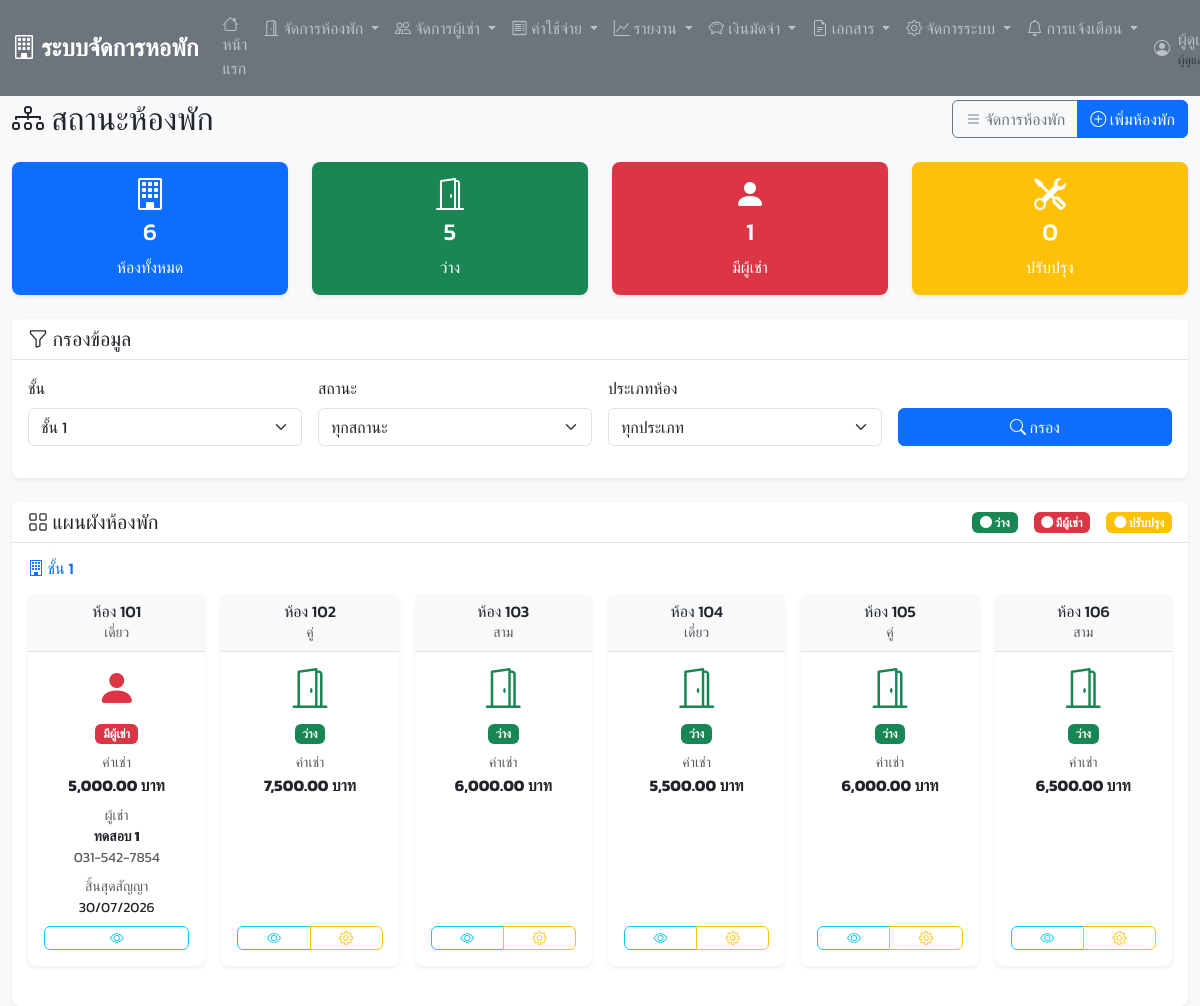
Page /room_status.php?floor=1 (signed in) on the committed database.
### tables this page shows
CREATE TABLE `rooms` (
  `room_id` int(11) NOT NULL,
  `room_number` varchar(10) NOT NULL,
  `room_type` enum('single','double','triple') NOT NULL,
  `monthly_rent` decimal(10,2) NOT NULL,
  `deposit` decimal(10,2) NOT NULL,
  `room_status` enum('available','occupied','maintenance') DEFAULT 'available',
  `floor_number` int(11) DEFAULT NULL,
  `room_description` text DEFAULT NULL,
  `created_at` timestamp NOT NULL DEFAULT current_timestamp()
);

### room_status.php (the view, shortened to what the rows shown need)
<?php
require_once 'includes/header.php';
$floor_filter = isset($_GET['floor']) ? $_GET['floor'] : '';
$sql = "SELECT r.*,
        (SELECT COUNT(*) FROM contracts c WHERE c.room_id = r.room_id AND c.contract_status = 'active') as has_tenant,
        (SELECT CONCAT(t.first_name, ' ', t.last_name)
         FROM contracts c
         JOIN tenants t ON c.tenant_id = t.tenant_id
         WHERE c.room_id = r.room_id AND c.contract_status = 'active'
         LIMIT 1) as tenant_name,
        (SELECT c.contract_start
         FROM contracts c
         WHERE c.room_id = r.room_id AND c.contract_status = 'active'
         LIMIT 1) as move_in_date,
        (SELECT c.contract_end
         FROM contracts c
         WHERE c.room_id = r.room_id AND c.contract_status = 'active'
         LIMIT 1) as contract_end_date,
        (SELECT t.phone
         FROM contracts c
         JOIN tenants t ON c.tenant_id = t.tenant_id
         WHERE c.room_id = r.room_id AND c.contract_status = 'active'
         LIMIT 1) as tenant_phone
        FROM rooms r WHERE 1=1";
$params = [];
if (!empty($floor_filter)) {
    $sql .= " AND r.floor_number = ?";
    $params[] = $floor_filter;
}
$sql .= " ORDER BY r.floor_number ASC, CAST(SUBSTRING(r.room_number, 2) AS UNSIGNED) ASC";
try {
    $stmt = $pdo->prepare($sql);
    $stmt->execute($params);
    $rooms = $stmt->fetchAll();
    $floor_stmt = $pdo->query("SELECT DISTINCT floor_number FROM rooms ORDER BY floor_number");
    $floors = $floor_stmt->fetchAll();
} catch(PDOException $e) {
    $error_message = "เกิดข้อผิดพลาดในการดึงข้อมูล: " . $e->getMessage();
}
?>
<div class="container-fluid mt-4">
    <div class="row">
        <div class="col-12">
            <div class="d-flex justify-content-between align-items-center mb-4">
                <h2 class="mb-0">
                    <i class="bi bi-diagram-3"></i>
                    สถานะห้องพัก
                </h2>
            </div>
            <div class="card">
                <div class="card-body">
                    <?php if (empty($rooms)): ?>
                        <div class="text-center py-5">
                            <i class="bi bi-building display-1 text-muted"></i>
                            <h4 class="text-muted mt-3">ไม่พบข้อมูลห้องพัก</h4>
                            <p class="text-muted">ไม่มีข้อมูลที่ตรงกับเงื่อนไขการกรอง</p>
                        </div>
                    <?php else: ?>
                        <?php
                        $rooms_by_floor = [];
                        foreach ($rooms as $room) {
                            $rooms_by_floor[$room['floor_number']][] = $room;
                        }
                        ksort($rooms_by_floor);
                        ?>
                        <?php foreach ($rooms_by_floor as $floor => $floor_rooms): ?>
                            <div class="mb-4">
                                <h6 class="text-primary mb-3">
                                    <i class="bi bi-building"></i>
                                    ชั้น <?php echo $floor; ?>
                                </h6>
                                <div class="row g-3">
                                    <?php foreach ($floor_rooms as $room): ?>
                                        <?php
                                        $room_status = '';
                                        $card_class = '';
                                        $icon = '';
                                        $status_text = '';
                                        if ($room['has_tenant'] > 0) {
                                            $card_class = 'border-danger';
                                            $room_status = 'occupied';
                                            $icon = 'bi-person-fill';
                                            $status_text = 'มีผู้เช่า';
                                        } else {
                                            switch ($room['room_status']) {
                                                case 'available':
                                                    $card_class = 'border-success';
                                                    $room_status = 'available';
                                                    $icon = 'bi-door-open';
                                                    $status_text = 'ว่าง';
                                                    break;
                                            }
                                        }
                                        ?>
                                        <div class="col-xl-2 col-lg-3 col-md-4 col-sm-6">
                                            <div class="card h-100 <?php echo $card_class; ?>" style="min-height: 200px;">
                                                <div class="card-header text-center bg-light">
                                                    <h6 class="mb-0">ห้อง <?php echo $room['room_number']; ?></h6>
                                                    <small class="text-muted">
                                                        <?php
                                                        switch ($room['room_type']) {
                                                            case 'single': echo 'เดี่ยว'; break;
                                                            case 'double': echo 'คู่'; break;
                                                            case 'triple': echo 'สาม'; break;
                                                        }
                                                        ?>
                                                    </small>
                                                </div>
                                                <div class="card-body text-center d-flex flex-column">
                                                    <div class="mb-3">
                                                        <i class="<?php echo $icon; ?> fs-1 text-<?php echo $room_status == 'occupied' ? 'danger' : ($room_status == 'available' ? 'success' : 'warning'); ?>"></i>
                                                    </div>
                                                    <div class="mb-2">
                                                        <span class="badge bg-<?php echo $room_status == 'occupied' ? 'danger' : ($room_status == 'available' ? 'success' : 'warning'); ?>">
                                                            <?php echo $status_text; ?>
                                                        </span>
                                                    </div>
                                                    <div class="mb-2">
                                                        <small class="text-muted d-block">ค่าเช่า</small>
                                                        <strong><?php echo formatCurrency($room['monthly_rent']); ?></strong>
                                                    </div>
                                                    <?php if ($room['has_tenant'] > 0): ?>
                                                        <div class="mb-2">
                                                            <small class="text-muted d-block">ผู้เช่า</small>
                                                            <small class="fw-bold"><?php echo $room['tenant_name']; ?></small>
                                                            <?php if ($room['tenant_phone']): ?>
                                                                <br><small class="text-muted"><?php echo $room['tenant_phone']; ?></small>
                                                            <?php endif; ?>
                                                        </div>
                                                        <div class="mb-2">
                                                            <small class="text-muted d-block">สิ้นสุดสัญญา</small>
                                                            <small><?php echo formatDate($room['contract_end_date']); ?></small>
                                                        </div>
                                                    <?php endif; ?>
                                                    <div class="mt-auto">
                                                        <div class="btn-group w-100" role="group">
                                                            <a href="view_room.php?id=<?php echo $room['room_id']; ?>"
                                                               class="btn btn-sm btn-outline-info"
                                                               data-bs-toggle="tooltip"
                                                               title="ดูรายละเอียด">
                                                                <i class="bi bi-eye"></i>
                                                            </a>
                                                            <?php if ($room['has_tenant'] == 0): ?>
                                                                <button type="button"
                                                                        class="btn btn-sm btn-outline-warning"
                                                                        data-bs-toggle="modal"
                                                                        data-bs-target="#statusModal"
                                                                        data-room-id="<?php echo $room['room_id']; ?>"
                                                                        data-room-number="<?php echo $room['room_number']; ?>"
                                                                        data-current-status="<?php echo $room['room_status']; ?>"
                                                                        title="เปลี่ยนสถานะ">
                                                                    <i class="bi bi-gear"></i>
                                                                </button>
                                                            <?php endif; ?>
                                                        </div>
                                                    </div>
                                                </div>
                                            </div>
                                        </div>
                                    <?php endforeach; ?>
                                </div>
                            </div>
                        <?php endforeach; ?>
                    <?php endif; ?>
                </div>
            </div>
        </div>
    </div>
</div>
<?php include 'includes/footer.php'; ?>

### rows in the picture
rooms: room_number "101", room_type "เดี่ยว", status_text "มีผู้เช่า", monthly_rent "5,000.00 บาท", tenant_name "ทดสอบ 1", tenant_phone "031-542-7854", contract_end_date "30/07/2026"
rooms: room_number "102", room_type "คู่", room_status "ว่าง", monthly_rent "7,500.00 บาท"
rooms: room_number "103", room_type "สาม", room_status "ว่าง", monthly_rent "6,000.00 บาท"
rooms: room_number "104", room_type "เดี่ยว", room_status "ว่าง", monthly_rent "5,500.00 บาท"
rooms: room_number "105", room_type "คู่", room_status "ว่าง", monthly_rent "6,000.00 บาท"
rooms: room_number "106", room_type "สาม", room_status "ว่าง", monthly_rent "6,500.00 บาท"

### other values in the picture
$stats['total'] "6"
$stats['available'] "5"
$stats['occupied'] "1"
$stats['maintenance'] "0"
$floor "1"
